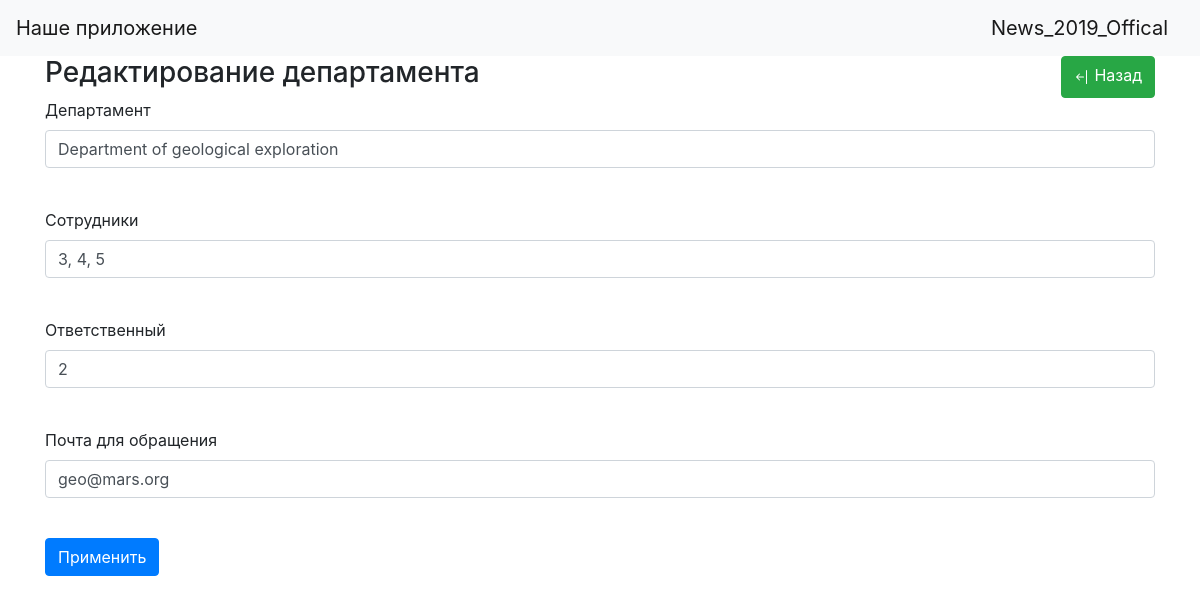
The page /departments_/1 (signed in) on the database its author committed.
### data/users.py (models this page shows, shortened)
class User(SqlAlchemyBase, UserMixin, SerializerMixin):
    __tablename__ = 'users'
    id = sqlalchemy.Column(sqlalchemy.Integer,
                           primary_key=True, autoincrement=True)
    surname = sqlalchemy.Column(sqlalchemy.String)
    name = sqlalchemy.Column(sqlalchemy.String)
    age = sqlalchemy.Column(sqlalchemy.Integer)
    position = sqlalchemy.Column(sqlalchemy.String)
    speciality = sqlalchemy.Column(sqlalchemy.String)
    address = sqlalchemy.Column(sqlalchemy.String)
    email = sqlalchemy.Column(sqlalchemy.String, unique=True)
    hashed_password = sqlalchemy.Column(sqlalchemy.String)
    modified_date = sqlalchemy.Column(sqlalchemy.DateTime)
    city_from = sqlalchemy.Column(sqlalchemy.String)
    jobs = orm.relation("Jobs", back_populates='user')
    news = orm.relation("News", back_populates='user')
    department = orm.relation("Department", back_populates='user')

### data/depatment.py (models this page shows)
class Department(SqlAlchemyBase, UserMixin):
    __tablename__ = 'departments'
    id = sqlalchemy.Column(sqlalchemy.Integer, primary_key=True, autoincrement=True)
    title = sqlalchemy.Column(sqlalchemy.String)
    chief = sqlalchemy.Column(sqlalchemy.Integer, sqlalchemy.ForeignKey("users.id"))
    members = sqlalchemy.Column(sqlalchemy.String)
    email = sqlalchemy.Column(sqlalchemy.String)
    user = orm.relation('User')

### f_main.py (the view, shortened to what this page needs)
@app.route('/departments_/<int:id>', methods=['GET', 'POST'])
@login_required
def edit_dep(id):
    form = DepsForm()
    if request.method == "GET":
        db_sess = db_session.create_session()
        dep = db_sess.query(Department).get(id)
        if dep:
            form.title.data = dep.title
            form.members.data = dep.members
            form.chief.data = dep.chief
            form.email.data = dep.email
        else:
            abort(404)
    return render_template('departments.html',
                           title='Редактирование департамента',
                           form=form
                           )

### data/forms/deps.py
class DepsForm(FlaskForm):
    id = IntegerField('Номер')
    title = StringField('Департамент', validators=[DataRequired()])
    members = StringField('Сотрудники', validators=[DataRequired()])
    chief = StringField('Ответственный', validators=[DataRequired()])
    email = StringField('Почта для обращения', validators=[DataRequired()])
    submit = SubmitField('Применить')

### data/db_session.py (called while the page is built)
def create_session() -> Session:
    global __factory
    return __factory()

### f_main.py (called while the page is built)
@login_manager.user_loader
def load_user(user_id):
    db_sess = db_session.create_session()
    return db_sess.query(User).get(user_id)

### templates/departments.html (shortened to what this page needs)
{% extends "base.html" %}
{% block content %}
<div class="btn-toolbar justify-content-between">
    <h3>{{ title }}</h3>
    <a href="/departments" class="btn btn-success" aria-valuetext="center">
    Назад</a></div>
<form action="" method="post">
    <p>
        {{ form.title.label }}<br>
        {{ form.title(class="form-control") }}<br>
    </p>
    <p>
        {{ form.members.label }}<br>
        {{ form.members(class="form-control") }}<br>
    </p>
    <p>
        {{ form.chief.label }}<br>
        {{ form.chief(class="form-control") }}<br>
    </p>
    <p>
        {{ form.email.label }}<br>
        {{ form.email(class="form-control") }}<br>
    </p>
    <p>{{ form.submit(type="submit", class="btn btn-primary") }}</p>
</form>
{% endblock %}

### templates/base.html (shortened to what this page needs)
<!doctype html>
<html lang="en">
<head>
    <link rel="stylesheet"
          href="https://stackpath.bootstrapcdn.com/bootstrap/4.4.1/css/bootstrap.min.css"
>
</head>
<body>
<header>
    <nav class="navbar navbar-light bg-light">
        <a class="navbar-brand" href="/">Наше приложение</a>
        <a class="navbar-brand" href="#"> {% if current_user.is_authenticated %}
            <a class="navbar-brand" href="/logout">{{ current_user.name }}</a>
            {% else %}
            <p>
                <a class="btn btn-primary " href="/register">Зарегистрироваться</a>
                <a class="btn btn-success" href="/login">Войти</a>
            </p>
            {% endif %}</a>
    </nav>
</header>
<main role="main" class="container">
    {% block content %}{% endblock %}
</main>
</body>
</html>

### rows shown on the page
User: name "News_2019_Offical"
Department: title "Department of geological exploration", members "3, 4, 5", chief "2", email "geo@mars.org"

### other values the page prints
{{ title }} "Редактирование департамента"
